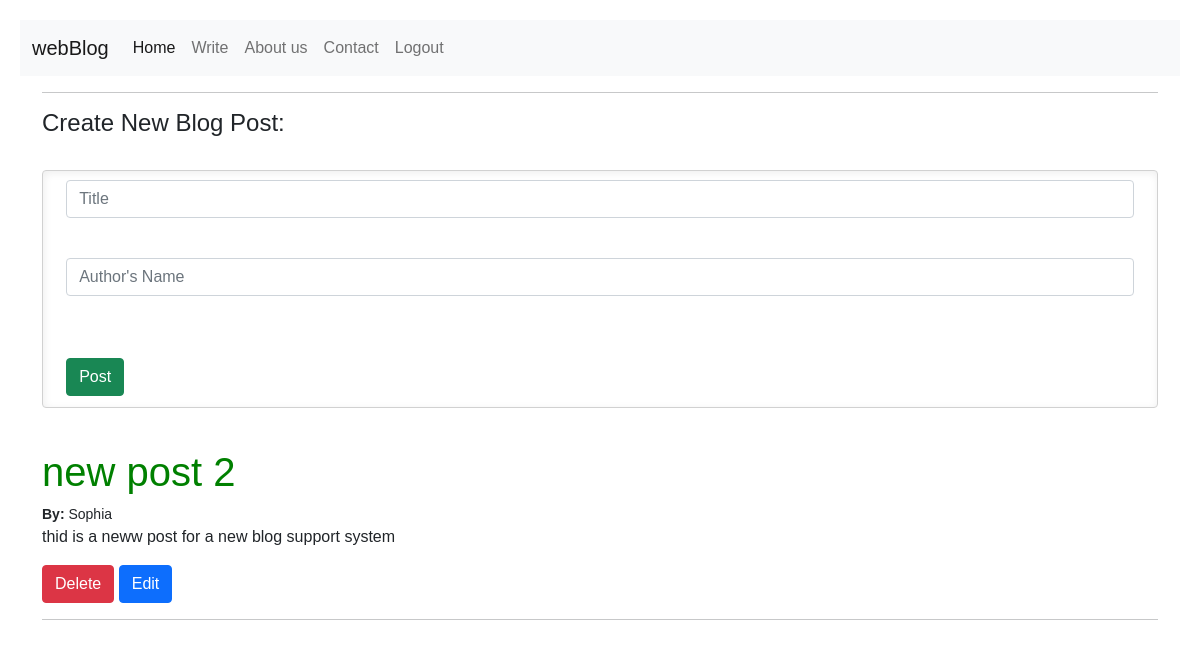
Before: /write (signed in) with the older database file.
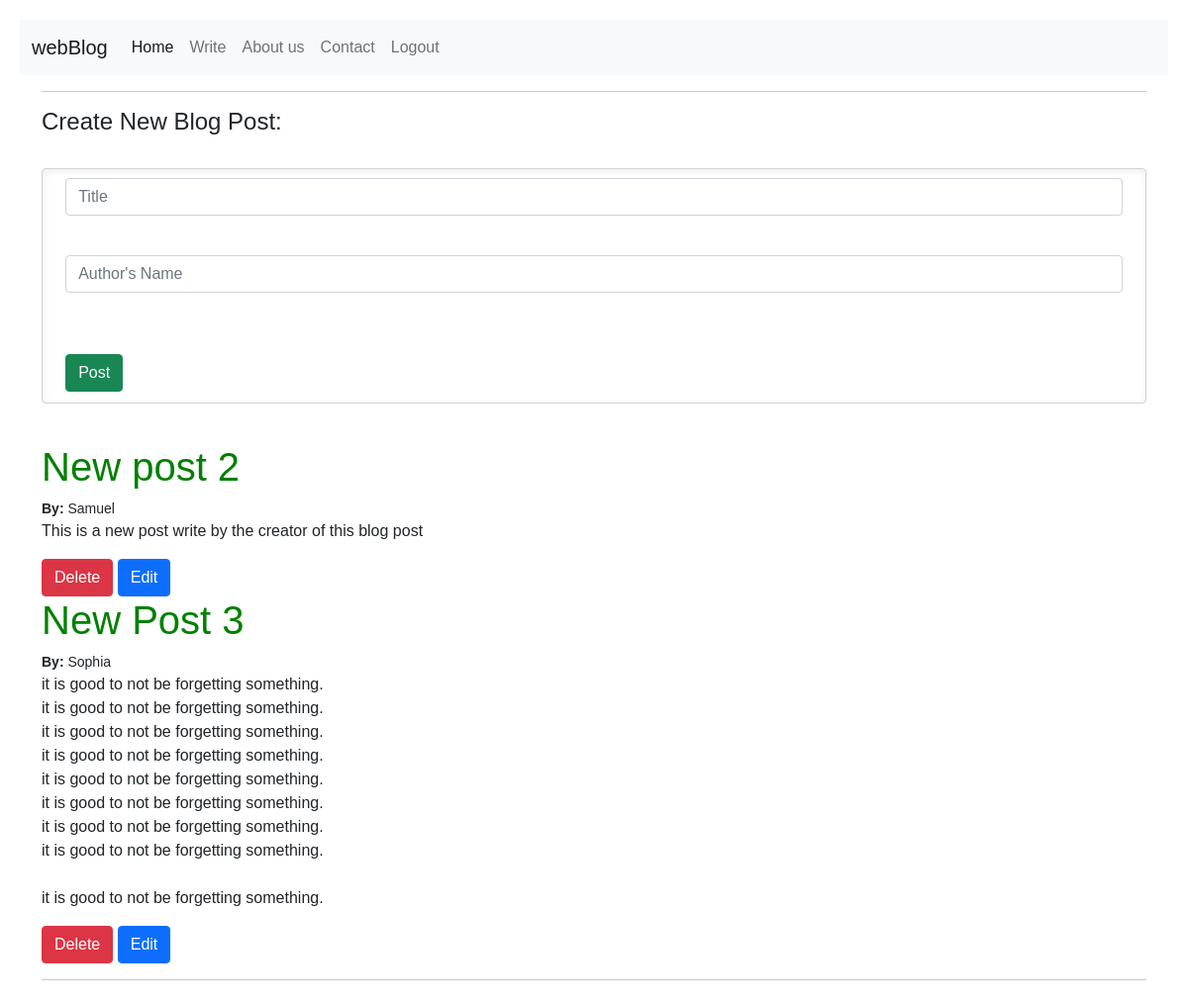
After: the same page with the newer database file.
### blog/models.py (models this page shows)
class BlogContent(db.Model):
    id = db.Column(db.Integer, primary_key=True)
    title = db.Column(db.String(150), nullable=False)
    author = db.Column(db.String(20), nullable=False, default='N/A')
    content = db.Column(db.Text, nullable=False)
    date = db.Column(db.DateTime, nullable=False, default=datetime.utcnow)
    user_id = db.Column(db.Integer, db.ForeignKey('user.id'))

### blog/auth.py (the view, shortened to what this page needs)
@auth.route('/write', methods=['GET','POST'])
@login_required
def write():
    article = BlogContent.query.order_by(BlogContent.date).all()
    return render_template('posts.html', user=current_user, articles = article)

### blog/__init__.py (called while the page is built)
def create_app():
    app = Flask(__name__)
    app.secret_key = 'hdjds njdj'
    app.config['SESSION_TYPE'] = 'filesystem'
    app.config['SQLALCHEMY_DATABASE_URI'] = f'sqlite:///{DB_NAME}'
    app.config['CKEDITOR_PKG_TYPE'] = 'standard'
    db.init_app(app)
    ckeditor.init_app(app)
    from .views import views
    from .auth import auth
    app.register_blueprint(views, url_prefix='/')
    app.register_blueprint(auth, url_prefix='/')
    from flask_login import LoginManager
    from .models import User, BlogContent, Contact
    create_database(app)
    login_manager = LoginManager()
    login_manager.login_view = 'auth.login'
    login_manager.init_app(app)
    @login_manager.user_loader
    def load_user(id):
        return User.query.get(int(id))
    return app

### blog/templates/posts.html (shortened to what this page needs)
{% extends "base.html" %}
    {% block content %}
    <div class="container">
    <hr>
    <h4>Create New Blog Post:</h4>
        <br>
        <form action='/write' method='POST'>
            <div class="mb-3">
                <input type='text' class="form-control" name='title' id='title' placeholder="Title">
            </div>
            <br>
            <div class="mb-3">
                <input type='text' class="form-control" name='author' id='author' placeholder="Author's Name">
            <br>
            </div>
            <br>
            <div>
                <button type="submit" class="btn btn-success">Post</button>
        </div>
        </form>
        <br>
        {% for article in articles %}
            <h1>{{ article.title }}</h1>
            <small> <strong>By: </strong>{{ article.author }}</small>
            <p style="white-space:pre-wrap">{{ article.content|safe }}</p>
        <button class="btn btn-danger" > <a href="/write/delete/{{ article.id }}">Delete</a> </button>
        <button class="btncolor btn btn-primary" > <a href="/write/edit/{{ article.id }}">Edit</a> </button>
            {% endfor %}
            <br>
            <hr>
    </div>
    {% endblock %}

Changed rows visible on the page:
removed BlogContent: title "new post 2", author "Sophia", content "thid is a neww post for a new blog support system"
added BlogContent: title "New post 2", author "Samuel", content "This is a new post write by the creator of this blog post"
added BlogContent: title "New Post 3", author "Sophia", content "it is good to not be forgetting something. it is good to not be forgetting something. it is good to not be forgetting something. it is good to not be forgetting something. it is good to not be forgetting something. it is good to not be forgetting something. it is good to not be forgetting something. it is good to not be forgetting something. it is good to not be forgetting something."
